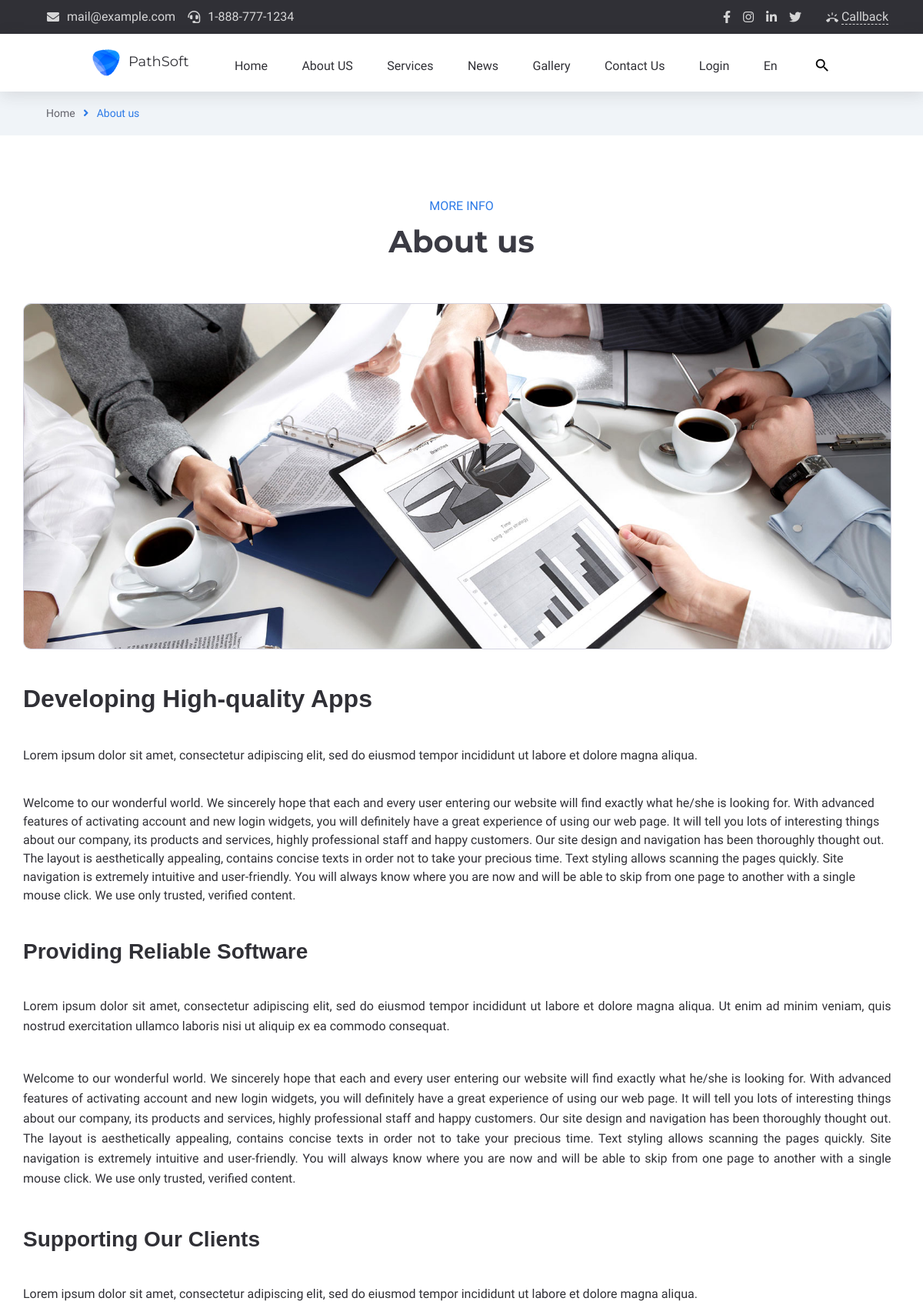
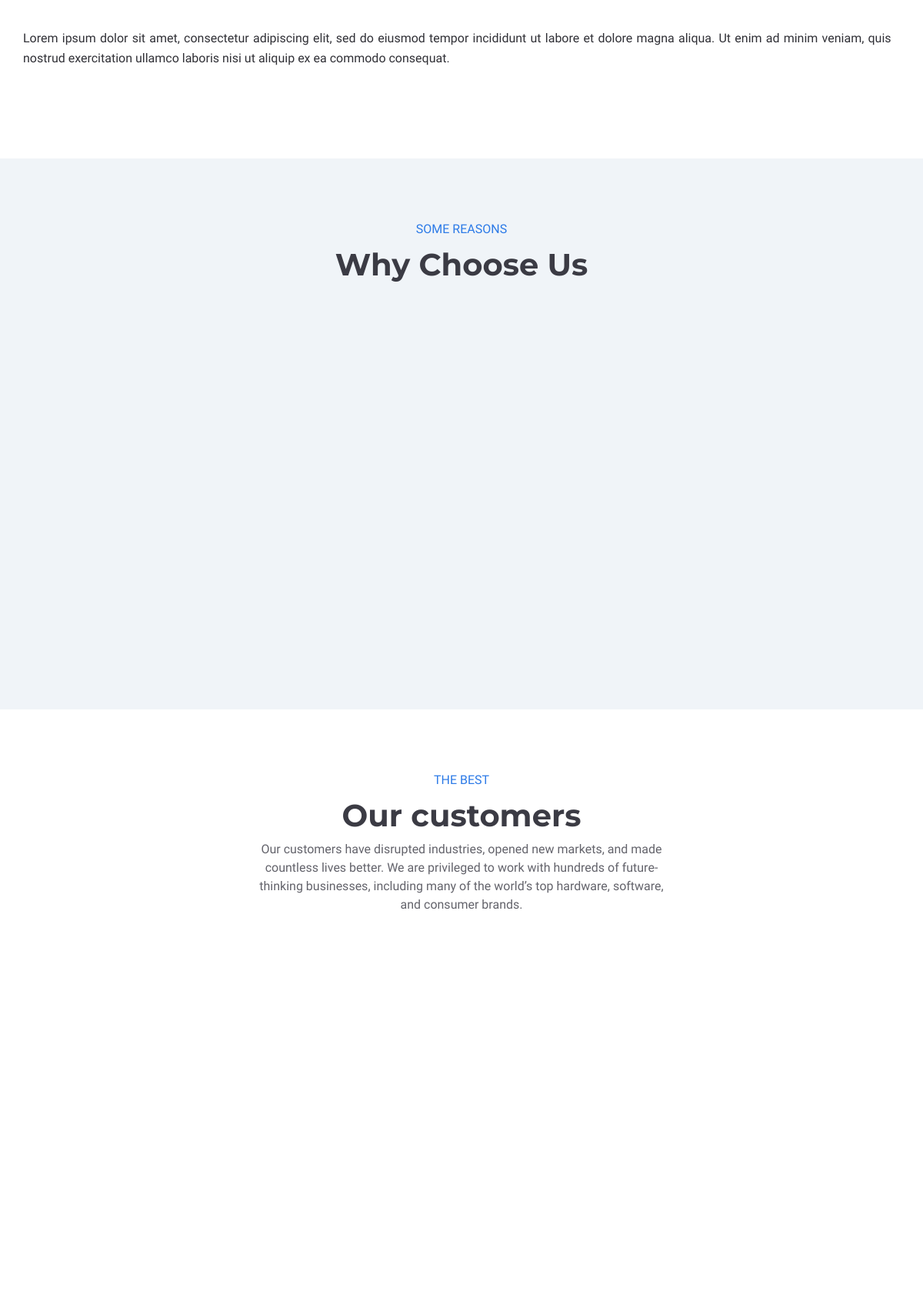
/about (upper part), run on the app's committed database (2 pictures, top to bottom).
### app/models.py (models this page shows)
class HeaderContact(db.Model):
    id=db.Column(db.Integer,primary_key=True)
    hc_content=db.Column(db.String(255))
    hc_icon_class=db.Column(db.String(255))
    hc_url=db.Column(db.String(255))

class HeaderSocialIcon(db.Model):
    id=db.Column(db.Integer,primary_key=True)
    hsi_name=db.Column(db.String(255))
    hsi_css_class=db.Column(db.String(255))
    hsi_url=db.Column(db.String(255))

class MeniuLogo(db.Model):
    id=db.Column(db.Integer,primary_key=True)
    logo_title=db.Column(db.String(255))
    logo_url=db.Column(db.String(255))
    logo_alt=db.Column(db.String(255))
    logo_img=db.Column(db.String(255))

class MeniuName(db.Model):
    id=db.Column(db.Integer,primary_key=True)
    meniu_title=db.Column(db.String(255))
    meniu_url=db.Column(db.String(255))
    meniu_icon=db.Column(db.String(255))

class AboutHeading(db.Model):
    id=db.Column(db.Integer,primary_key=True)
    about_subheading=db.Column(db.String(255))
    about_heading=db.Column(db.String(255))

class AboutDesc(db.Model):
    id=db.Column(db.Integer,primary_key=True)
    about_img=db.Column(db.String(255))
    about_desc=db.Column(db.Text)

class ReasonTitle(db.Model):
    id=db.Column(db.Integer,primary_key=True)
    reason_subheading=db.Column(db.String(255))
    reason_title=db.Column(db.String(255))

class CustomerHeading(db.Model):
    id=db.Column(db.Integer,primary_key=True)
    customer_subheding=db.Column(db.String(255))
    customer_heading=db.Column(db.String(255))
    customer_desc=db.Column(db.Text)

### main/routes.py (the view)
@app.route("/about")
def about_index():
    header_contacts=HeaderContact.query.all()
    headersocial_icons=HeaderSocialIcon.query.all()
    logos=MeniuLogo.query.all()
    meniu_names=MeniuName.query.all()
    aboutheadings=AboutHeading.query.all()
    aboutdesces=AboutDesc.query.all()
    reasonheadings=ReasonTitle.query.all()
    reasonitems=ReasonItem.query.all()
    customerheadings=CustomerHeading.query.all()
    brands=Brand.query.all()
    company_info_footers=FooterCompanyInfo.query.all()
    footer_social_icons=FooterSocialIcon.query.all()
    footer_menus=FooterMenu.query.all()
    footer_offers=FooterOffer.query.all()
    footer_contacts=FooterContact.query.all()
    return render_template("main/about.html",brands=brands,aboutdesces=aboutdesces, customerheadings=customerheadings, aboutheadings=aboutheadings,  header_contacts=header_contacts, headersocial_icons=headersocial_icons, logos=logos, meniu_names=meniu_names, reasonheadings=reasonheadings, reasonitems=reasonitems, company_info_footers=company_info_footers,footer_social_icons=footer_social_icons , footer_menus=footer_menus,footer_offers=footer_offers ,footer_contacts=footer_contacts )

### app/templates/main/about.html (shortened to what this page needs)
{% extends "main/base.html" %}{% block contentmain %}
<section id="crumbs">
    <div class="container crumbs-bread">
        <div class="row align-items-center justify-content-between">
            <div class="col-auto">
                <div class="crumbs-info">
                    <span class="crumbs-home"><a href="/">Home</a></span> <i class="fas fa-angle-right"></i>
                    <span class="crumbs-about">About us</span>
                </div>
            </div>
        </div>
    </div>
</section>
<section id="more-info-about-us">
    <div class="container section-padding">
        <div class="row">
            <div class="col-12">
                {% for aboutheading in aboutheadings %}
                <div class="section-heading">
                    <span class="section-heading-span">{{aboutheading.about_subheading}}</span>
                    <h2 class="section-heading-h2">{{aboutheading.about_heading}}</h2>
                </div>
                {% endfor %}
            </div>
        </div>
        <div class="row">
            <div class="col-12">
                {% for aboutdesc in aboutdesces %}
                <div class="about-item">
                    <div class="about-img ">
                        <img src="static/uploads/{{aboutdesc.about_img}}" alt="">
                    </div>
                    <span>{{aboutdesc.about_desc|safe}}</span>
                </div>
                {% endfor %}
            </div>
        </div>
    </div>
</section>
<section id="reasons" class="section-padding">
    <div class="container">
        <div class="row ">
            <div class="col-12">
                {% for reasonheading in reasonheadings %}
                <div class="section-heading">
                    <span class="section-heading-span">{{reasonheading.reason_subheading}}</span>
                    <h2 class="section-heading-h2">{{reasonheading.reason_title}}</h2>
                </div>
                {% endfor %}
            </div>
        </div>
        <div class="row justify-content-center">
        </div>
    </div>
</section>
<section id="customers">
    <div class="container section-padding">
        <div class="row ">
            <div class="col-12">
                {% for customerheading in customerheadings %}
                <div class="section-heading">
                    <span class="section-heading-span">{{customerheading.customer_subheding}}</span>
                    <h2 class="section-heading-h2">{{customerheading.customer_heading}}</h2>
                    <div class="col-6 margin-auto-ab">
                        <p>{{customerheading.customer_desc}}</p>
                    </div>
                </div>
                {% endfor %}
            </div>
        </div>
        <div class="row justify-content-center">
            {% for brand in brands %}
            <div class="col-3  col-margin">
            </div>
            {% endfor %}
        </div>
    </div>
</section>
{% endblock %}

### app/templates/main/base.html (shortened to what this page needs)
<!doctype html>
<html lang="en">
<head>
    <link rel="stylesheet" href="https://cdnjs.cloudflare.com/ajax/libs/font-awesome/5.15.3/css/all.min.css"
 />
    <link rel="stylesheet" href="https://cdn.jsdelivr.net/npm/bootstrap-icons@1.4.1/font/bootstrap-icons.css">
    <link rel="stylesheet" href="https://stackpath.bootstrapcdn.com/bootstrap/4.3.1/css/bootstrap.min.css"
>
    <link rel="stylesheet" href="/static/main/css/style.css">
    <link rel="stylesheet" href="/static/main/css/about.css">
    <link rel="stylesheet" href="/static/main/css/blog.css">
    <link rel="stylesheet" href="/static/main/css/contact.css">
    <link rel="stylesheet" href="/static/main/css/login.css">
    <link rel="stylesheet" href="/static/main/css/gallery.css">
    <link rel="stylesheet" href="/static/main/css/blogitem.css">
    <link rel="stylesheet" href="/static/main/css/testimonials.css">
    <link rel="stylesheet" href="/static/main/css/animation.css">
</head>
<body>
    <nav id="header-contact">
        <div class="container con">
            <div class="row align-items-center justify-content-between">
                <div class="col-auto">
                    <ul class="header-top-info align-items-center justify-content-between d-flex">
                        {% for header_contact in header_contacts %}
                        <li>
                            <a href="{{header_contact.hc_url}}">
                                <i class="{{header_contact.hc_icon_class}}"></i>
                                <span>{{header_contact.hc_content}}</span>
                            </a>
                        </li>
                        {% endfor %}
                    </ul>
                </div>
                <div class="col-auto">
                    <div class="header-top-links align-items-center justify-content-between d-flex ">
                        <ul class="social-links">
                            {% for headersocial_icon in headersocial_icons %}
                            <li>
                                <a href="{{headersocial_icon.hsi_url}}"><i
                                        class="{{headersocial_icon.hsi_css_class}}"></i></a>
                            </li>
                            {% endfor %}
                        </ul>
                        <div class="header-top-btn">
                            <a href="#" class="header-call-back-link">
                                <i class="material-icons">ring_volume</i>
                                <span>Callback</span>
                            </a>
                        </div>
                    </div>
                </div>
            </div>
        </div>
    </nav>
    <section id="meniu-bar" class="sticky-menu">
        <div class="meniu-nav">
            {% for logo in logos %}
            <div class="logo">
                <a href="{{logo.logo_url}}"><img src="/static/uploads/{{logo.logo_img}}" alt="{{logo.logo_alt}}">
                    <span>{{logo.logo_title}}</span>
                </a>
            </div>
            {% endfor %}
            <div class="meniu-item">
                <ul>
                    {% for meniu_name in meniu_names %}
                    <li>
                        <a href="{{meniu_name.meniu_url}}" class="menu-list-to" data-title="{{meniu_name.meniu_title}}">
                            <span data-title="{{meniu_name.meniu_title}}"> {{meniu_name.meniu_title}}</span>
                            <i class="{{meniu_name.meniu_icon}}"></i>
                        </a>
                    </li>
                    {% endfor %}
                    <li class="menu-search">
                        <a href="http://">
                            <i class="material-icons md-22 header-search-ico-search">search</i></a>
                    </li>
                </ul>
            </div>
        </div>
    </section>
    {% block contentmain %}
    {% endblock %}
</body>
</html>

### app/static/main/css/style.css (style rules this page uses)
body { font-family: "Istok Web", sans-serif; }
h4, h3, h2 { font-family: Montserrat, sans-serif; }
a:link { text-decoration: none; }
.section-padding { padding: 5rem 0; }
.col-margin { margin-bottom: 45px; }
ul { list-style: none; }
#header-contact { position: relative; background-color: #303036; padding: 0.625rem 0; font-size: 1rem; z-index: 1; }
.header-top-info ul, .header-top-links ul { display: flex; align-items: center; }
#header-contact ul { list-style: none; margin: 0; padding: 0; }
#header-contact ul li { display: flex; align-items: center; }
#header-contact ul li a { display: flex; align-items: center; }
.con a { text-decoration: none; color: white; opacity: 0.8; transition: all 0.2s; -webkit-transition: all 0.2s; -moz-transition: all 0.2s; -ms-transition: all 0.2s; -o-transition: all 0.2s; }
.header-top-info li { display: flex; align-items: center; margin-left: 1rem; }
.header-top-info li a i { margin-right: 0.625rem; }
.header-call-back-link i { font-size: 1rem; vertical-align: middle; }
.social-links li { margin-right: 1rem; }
.social-links li:last-child { margin-right: 0; }
.header-top-links > * { margin-left: 2rem; }
.header-top-btn span { border-bottom: 1px dashed; transition: all 0.2s; -webkit-transition: all 0.2s; -moz-transition: all 0.2s; -ms-transition: all 0.2s; -o-transition: all 0.2s; }
.sticky-menu { position: sticky; top: 0; z-index: 10000000; }
#meniu-bar { box-sizing: border-box; box-shadow: 0.125rem 0.25rem 1.25rem 0.0875rem rgb(45 45 45 / 13%); font-family: "Istok Web", sans-serif; background-color: #fff; height: 75px; }
.meniu-nav { width: 80%; margin: 0 auto; padding: 20px 0; display: flex; justify-content: space-between; }
.meniu-nav ul > li { text-decoration: none; padding-bottom: 20px; padding-left: 1.9rem; }
.meniu-item { font-size: 1rem; height: 35px; color: #212222; }
.meniu-item a:link { color: #303036; text-decoration: none; }
.meniu-nav ul { padding: 0; margin: 0; float: right; list-style: none; position: relative; top: 10px; z-index: 3; }
.meniu-nav ul { cursor: context-menu; }
.meniu-nav ul li { float: left; }
.logo img { width: 36px; height: 35px; object-fit: cover; vertical-align: middle; margin-right: 7px; }
.logo span { font-size: 1.125rem; color: #303036; text-decoration: none; font-family: "Montserrat"; }
.logo { margin-bottom: 1.25rem; align-items: center; }
.menu-list-to span::after { content: attr(data-title); position: absolute; left: 0; top: 0; transform: translateY(-100%); width: 100%; transition: all 0.4s; color: #2c7ae7; text-align: left; }
.menu-list-to > span { transition: all 0.5s ease; }
.menu-list-to { position: relative; display: flex; color: black; align-items: center; text-align: center; text-decoration: none; overflow: hidden; }
.meniu-item i { transform: rotateX(0deg); margin-left: 3px; font-size: 11px; width: 11px; height: 11px; color: #2c7ae7; transition: all 0.4s; margin-right: 0; -webkit-transform: rotateX(0deg); -moz-transform: rotateX(0deg); -ms-transform: rotateX(0deg); -o-transform: rotateX(0deg); }
.menu-search i { font-size: 1.375rem; width: 1.375rem; height: 1.375rem; color: black; transition: all 0.5s; -webkit-transition: all 0.5s; -moz-transition: all 0.5s; -ms-transition: all 0.5s; -o-transition: all 0.5s; }
.section-heading { margin-bottom: 56px; text-align: center; }
.section-heading p { padding-top: 8px; color: #63636b; line-height: 24px; }
.section-heading-span { font-size: 1rem; color: #2c7ae7; }
.section-heading-h2 { font-weight: 700; font-size: 2.5rem; margin: 0px; margin-top: 10px; font-family: Montserrat, sans-serif; color: #3b3b44; }
#reasons, #news { background-color: #f0f4f8; background-size: cover; }

### app/static/main/css/blog.css (style rules this page uses)
ul { padding: 0; }
img { vertical-align: middle; border-style: none; }

### app/static/main/css/contact.css (style rules this page uses)
.section-heading { width: 100%; margin-bottom: 56px; text-align: center; }
.section-heading-span { font-size: 1rem; color: #2c7ae7; }
.section-heading-h2 { font-weight: 700; font-size: 2.5rem; margin: 0px; margin-top: 10px; font-family: Montserrat, sans-serif; color: #3b3b44; }

### data on the page
HeaderContact: hc_content "mail@example.com"
HeaderContact: hc_content "1-888-777-1234"
MeniuLogo: logo_img (picture), logo_title "PathSoft"
MeniuName: meniu_title "Home"
MeniuName: meniu_title "About US"
MeniuName: meniu_title "Services"
MeniuName: meniu_title "News"
MeniuName: meniu_title "Gallery"
MeniuName: meniu_title "Contact Us"
MeniuName: meniu_title "Login"
MeniuName: meniu_title "En"
AboutHeading: about_subheading "MORE INFO", about_heading "About us"
AboutDesc: about_img (picture), about_desc "Developing High-quality Apps Lorem ipsum dolor sit amet, consectetur adipiscing elit, sed do eiusmod tempor incididunt ut labore et dolore magna aliqua. Welcome to our wonderful world. We sincerely hope that each and every user entering our website will find exactly what he/she is looking for. With advanced features of activating account and new login widgets, you will definitely have a great experience of using our web page. It will tell you lots of interesting things about our company, its products and services, highly professional staff and happy customers. Our site design and navigation has been thoroughly thought out. The layout is aesthetically appealing, contains concise texts in…"
ReasonTitle: reason_subheading "SOME REASONS", reason_title "Why Choose Us"
CustomerHeading: customer_subheding "THE BEST", customer_heading "Our customers", customer_desc "Our customers have disrupted industries, opened new markets, and made countless lives better. We are privileged to work with hundreds of future-thinking businesses, including many of the world’s top hardware, software, and consumer brands."
